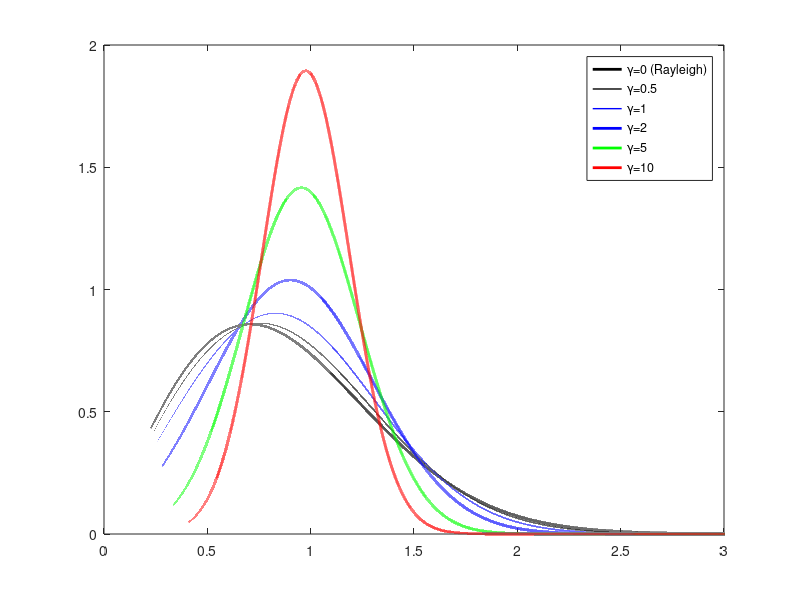
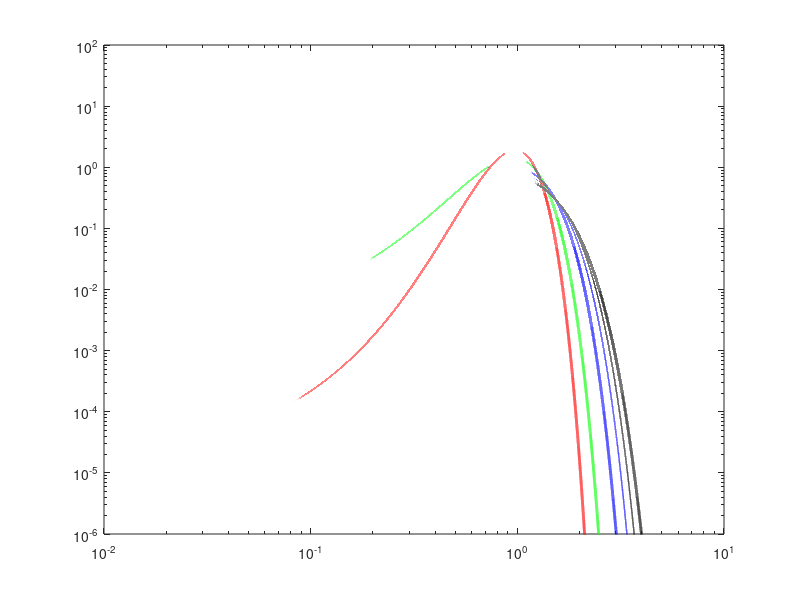

The MATLAB script that drew these images, in order:
% Code to generate Figure 7 of the echo statistics tutorial
%
% This code plots the Rice PDF on both a lin-lin and log-log scale.
%
% Author:  Kyungmin Baik | kbaik@kriss.re.kr | KRISS


clear all
close all

%Gamma=input('Enter the power signal-to-noise ratio: ');
X=logspace(-5,3,1e6);

Gamma=0;
PDF=2*(1+Gamma)*X.*exp(-((1+Gamma)*(X.^2)+Gamma)).*besseli(0,2*sqrt(Gamma*(1+Gamma))*X);
figure(1)
plot(X,PDF,'k-','LineWidth',2)
hold on
figure(2)
loglog(X,PDF,'k-','LineWidth',2)
hold on

Gamma=0.5;
PDF=2*(1+Gamma)*X.*exp(-((1+Gamma)*(X.^2)+Gamma)).*besseli(0,2*sqrt(Gamma*(1+Gamma))*X);
figure(1)
plot(X,PDF,'k-','LineWidth',1)
figure(2)
loglog(X,PDF,'k-','LineWidth',1)

Gamma=1;
PDF=2*(1+Gamma)*X.*exp(-((1+Gamma)*(X.^2)+Gamma)).*besseli(0,2*sqrt(Gamma*(1+Gamma))*X);
figure(1)
plot(X,PDF,'b-','LineWidth',1)
figure(2)
loglog(X,PDF,'b-','LineWidth',1)

Gamma=2;
PDF=2*(1+Gamma)*X.*exp(-((1+Gamma)*(X.^2)+Gamma)).*besseli(0,2*sqrt(Gamma*(1+Gamma))*X);
figure(1)
plot(X,PDF,'b-','LineWidth',2)
figure(2)
loglog(X,PDF,'b-','LineWidth',2)

Gamma=5;
PDF=2*(1+Gamma)*X.*exp(-((1+Gamma)*(X.^2)+Gamma)).*besseli(0,2*sqrt(Gamma*(1+Gamma))*X);
figure(1)
plot(X,PDF,'g-','LineWidth',2)
figure(2)
loglog(X,PDF,'g-','LineWidth',2)

Gamma=10;
PDF=2*(1+Gamma)*X.*exp(-((1+Gamma)*(X.^2)+Gamma)).*besseli(0,2*sqrt(Gamma*(1+Gamma))*X);
figure(1)
plot(X,PDF,'r-','LineWidth',2)
axis([0 3 0 2])
legend('\gamma=0 (Rayleigh)','\gamma=0.5','\gamma=1','\gamma=2','\gamma=5','\gamma=10')
figure(2)
loglog(X,PDF,'r-','LineWidth',2)
axis([1e-2 1e1 1e-6 1e2])
